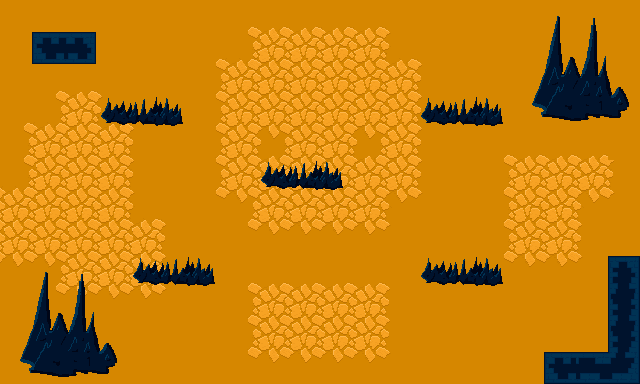

This game map was drawn from its Tiled (.tmx) file and the tilesets committed beside it. A one-line description and the trimmed map source follow:
An orthogonal 20x12 tile map with 32x32 px tiles, 3 tile layers (background, details, navigation), 2 tilesets and 3 objects (knight, ranger, archmage).

<map version="1.5" tiledversion="1.7.2" orientation="orthogonal" renderorder="right-down" width="20" height="12" tilewidth="32" tileheight="32" infinite="0" nextlayerid="14" nextobjectid="107">
 <tileset firstgid="1" name="temp" tilewidth="32" tileheight="32" tilecount="64" columns="8">
  <image source="temp.png" trans="ff00ff" width="256" height="256" />
 </tileset>
 <tileset firstgid="65" name="tileset" tilewidth="32" tileheight="32" tilecount="504" columns="24">
  <image source="tileset.png" trans="ff00ff" width="793" height="672" />
 </tileset>
 <layer id="4" name="background" width="20" height="12">
  <properties>
   <property name="Draw" type="int" value="1" />
  </properties>
  <data>[240 cells, 240 non-empty, 1 distinct tile ids]</data>
 </layer>
 <layer id="12" name="details" width="20" height="12">
  <properties>
   <property name="Draw" type="int" value="1" />
  </properties>
  <data>[240 cells, 147 non-empty, 14 distinct tile ids]</data>
 </layer>
 <layer id="8" name="navigation" width="20" height="12">
  <properties>
   <property name="Draw" type="int" value="1" />
   <property name="Navigation" type="int" value="1" />
  </properties>
  <data>[240 cells, 55 non-empty, 25 distinct tile ids]</data>
 </layer>
 <objectgroup id="13" name="entities">
  <object id="98" name="knight" type="knight" x="224" y="320" width="32" height="32" />
  <object id="99" name="ranger" type="ranger" x="352" y="320" width="32" height="32" />
  <object id="106" name="archmage" type="archmage" x="288" y="64" width="32" height="32" />
 </objectgroup>
</map>
